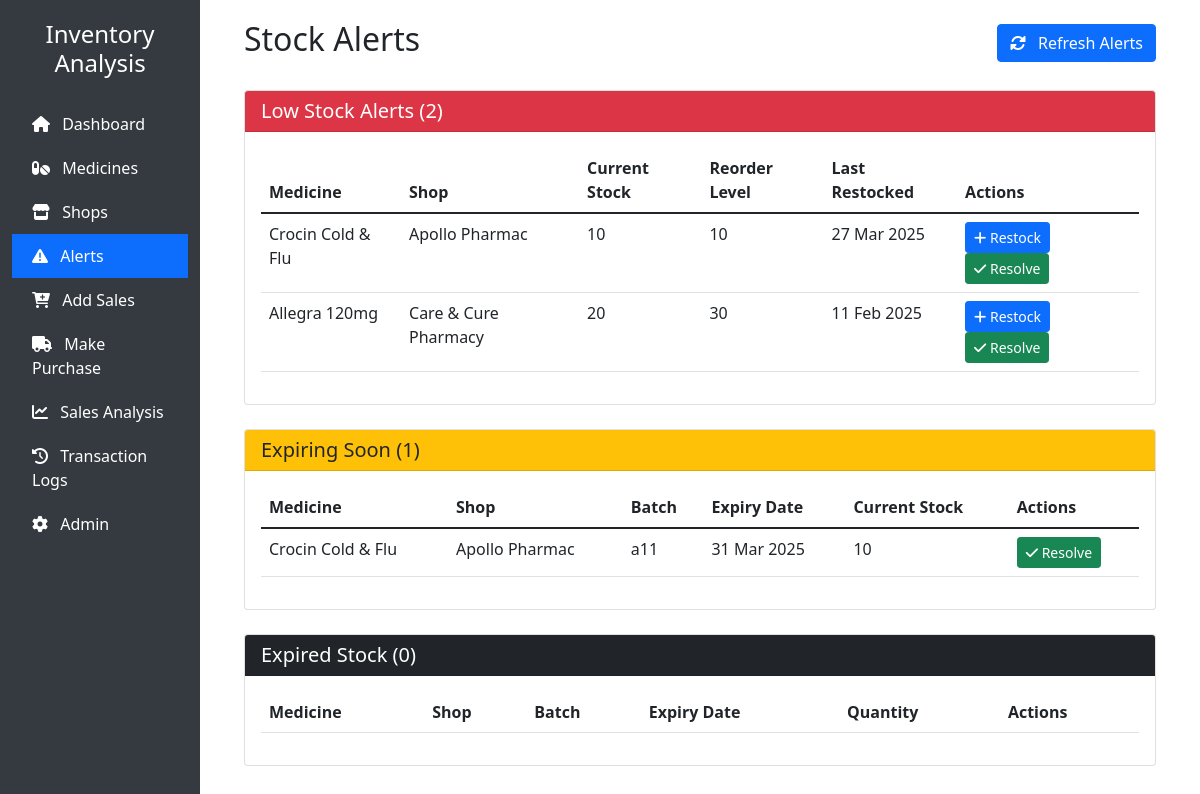
The app's page /alerts/ with its own data.
### inventory/models.py (models this page shows, shortened)
class StockAlert(models.Model):
    ALERT_TYPES = [
        ('low_stock', 'Low Stock'),
        ('expiring', 'Expiring Soon'),
        ('expired', 'Expired'),
    ]
    medicine_stock = models.ForeignKey(MedicineStock, on_delete=models.CASCADE)
    alert_type = models.CharField(max_length=20, choices=ALERT_TYPES)
    message = models.TextField()
    created_at = models.DateTimeField(auto_now_add=True)
    resolved = models.BooleanField(default=False)
    resolved_at = models.DateTimeField(null=True, blank=True)
    class Meta:
        ordering = ['-created_at']
        indexes = [
            models.Index(fields=['alert_type', 'resolved']),
            models.Index(fields=['created_at']),
        ]
        verbose_name = "Stock Alert"
        verbose_name_plural = "Stock Alerts"

class MedicineStock(models.Model):
    medicine = models.ForeignKey(Medicine, on_delete=models.CASCADE)
    shop = models.ForeignKey(Shop, on_delete=models.CASCADE)
    batch_number = models.CharField(max_length=50)
    expiry_date = models.DateField()
    quantity = models.IntegerField(validators=[MinValueValidator(0)])
    purchase_price = models.DecimalField(
        max_digits=10,
        decimal_places=2,
        validators=[MinValueValidator(Decimal('0.01'))],
        default=Decimal('0.00'),
        help_text="Purchase price per unit"
    )
    price = models.DecimalField(
        max_digits=10,
        decimal_places=2,
        validators=[MinValueValidator(Decimal('0.01'))],
        help_text="Selling price per unit"
    )
    reorder_level = models.IntegerField(default=10)
    last_restocked = models.DateTimeField(auto_now=True)
    class Meta:
        unique_together = ['medicine', 'shop', 'batch_number']
        indexes = [
            models.Index(fields=['medicine', 'shop']),
            models.Index(fields=['expiry_date']),
        ]
        verbose_name = "Medicine Stock"
        verbose_name_plural = "Medicine Stocks"

class Medicine(models.Model):
    CATEGORY_CHOICES = [
        ('tablet', 'Tablet'),
        ('syrup', 'Syrup'),
        ('injection', 'Injection'),
        ('cream', 'Cream'),
        ('drops', 'Drops'),
    ]
    primary_id = models.CharField(
        max_length=10,
        primary_key=True,
        validators=[
            RegexValidator(
                regex=r'^MED\d{3}$',  # Use raw string for regex
                message='Medicine ID must be in format MED001'
            )
        ]
    )
    name = models.CharField(max_length=100)
    generic_name = models.CharField(max_length=100)
    manufacturer = models.CharField(max_length=100)
    category = models.CharField(max_length=50, choices=CATEGORY_CHOICES)
    description = models.TextField(blank=True)
    side_effects = models.TextField(blank=True)
    created_at = models.DateTimeField(auto_now_add=True)
    updated_at = models.DateTimeField(auto_now=True)
    class Meta:
        ordering = ['name']
        indexes = [
            models.Index(fields=['name']),
            models.Index(fields=['manufacturer']),
        ]
        verbose_name = "Medicine"
        verbose_name_plural = "Medicines"

class Shop(models.Model):
    name = models.CharField(max_length=100)
    location = models.CharField(max_length=200)
    contact_number = models.CharField(
        max_length=15,
        validators=[
            RegexValidator(
                regex=r'^\+?1?\d{9,15}$',
                message='Phone number must be entered in format: +999999999'
            )
        ]
    )
    license_number = models.CharField(
        max_length=50,
        unique=True,
        validators=[
            RegexValidator(
                regex=r'^LIC\d{7}$',
                message='License number must be in format LIC0000000'
            )
        ]
    )
    opening_time = models.TimeField()
    closing_time = models.TimeField()
    opening_date = models.DateField(default=timezone.now)
    class Meta:
        ordering = ['name']
        indexes = [
            models.Index(fields=['name']),
            models.Index(fields=['license_number']),
        ]
        verbose_name = "Shop"
        verbose_name_plural = "Shops"

### inventory/views.py (the view, shortened to what this page needs)
# urls.py: path('alerts/', views.stock_alerts, name='stock_alerts'),
def stock_alerts(request):
    low_stock_alerts = StockAlert.objects.filter(
        alert_type='low_stock',
        resolved=False
    ).select_related('medicine_stock', 'medicine_stock__medicine', 'medicine_stock__shop')
    expiring_alerts = StockAlert.objects.filter(
        alert_type='expiring',
        resolved=False
    ).select_related('medicine_stock', 'medicine_stock__medicine', 'medicine_stock__shop')
    expired_alerts = StockAlert.objects.filter(
        alert_type='expired',
        resolved=False
    ).select_related('medicine_stock', 'medicine_stock__medicine', 'medicine_stock__shop')
    low_stock_items = MedicineStock.objects.filter(
        quantity__lte=F('reorder_level')
    ).exclude(
        id__in=low_stock_alerts.values('medicine_stock_id')
    )
    thirty_days_from_now = timezone.now().date() + timedelta(days=30)
    expiring_items = MedicineStock.objects.filter(
        expiry_date__lte=thirty_days_from_now,
        expiry_date__gt=timezone.now().date()
    ).exclude(
        id__in=expiring_alerts.values('medicine_stock_id')
    )
    expired_items = MedicineStock.objects.filter(
        expiry_date__lte=timezone.now().date()
    ).exclude(
        id__in=expired_alerts.values('medicine_stock_id')
    )
    low_stock_alerts = StockAlert.objects.filter(
        alert_type='low_stock',
        resolved=False
    ).select_related('medicine_stock', 'medicine_stock__medicine', 'medicine_stock__shop')
    expiring_alerts = StockAlert.objects.filter(
        alert_type='expiring',
        resolved=False
    ).select_related('medicine_stock', 'medicine_stock__medicine', 'medicine_stock__shop')
    expired_alerts = StockAlert.objects.filter(
        alert_type='expired',
        resolved=False
    ).select_related('medicine_stock', 'medicine_stock__medicine', 'medicine_stock__shop')
    search_query = request.GET.get('search')
    context = {
        'low_stock_alerts': low_stock_alerts,
        'expiring_alerts': expiring_alerts,
        'expired_alerts': expired_alerts,
    }
    return render(request, 'inventory/alerts.html', context)

### templates/inventory/alerts.html (shortened to what this page needs)
{% extends 'inventory/base.html' %}  {% block main_content %}
<div class="container-fluid">
  <div class="d-flex justify-content-between align-items-center mb-4">
    <h2>Stock Alerts</h2>
    <a href="{% url 'stock_alerts' %}" class="btn btn-primary">
      <i class="fas fa-sync-alt me-2"></i> Refresh Alerts
    </a>
  </div>
  <div class="card mb-4">
    <div class="card-header bg-danger text-white">
      <h5 class="mb-0">Low Stock Alerts ({{ low_stock_alerts.count }})</h5>
    </div>
    <div class="card-body">
      <div class="table-responsive">
        <table class="table">
          <thead>
            <tr>
              <th>Medicine</th>
              <th>Shop</th>
              <th>Current Stock</th>
              <th>Reorder Level</th>
              <th>Last Restocked</th>
              <th>Actions</th>
            </tr>
          </thead>
          <tbody>
            {% for alert in low_stock_alerts %}
            <tr>
              <td>{{ alert.medicine_stock.medicine.name }}</td>
              <td>{{ alert.medicine_stock.shop.name }}</td>
              <td>{{ alert.medicine_stock.quantity }}</td>
              <td>{{ alert.medicine_stock.reorder_level }}</td>
              <td>{{ alert.medicine_stock.last_restocked|date:"d M Y" }}</td>
              <td>
                <button
                  class="btn btn-sm btn-primary"
                  onclick="addStock('{{ alert.medicine_stock.id }}')"
                >
                  <i class="fas fa-plus"></i> Restock
                </button>
                <form
                  method="post"
                  action="{% url 'resolve_alert' alert.id %}"
                  class="d-inline"
                >
                  <button type="submit" class="btn btn-sm btn-success">
                    <i class="fas fa-check"></i> Resolve
                  </button>
                </form>
              </td>
            </tr>
            {% endfor %}
          </tbody>
        </table>
      </div>
    </div>
  </div>
  <div class="card mb-4">
    <div class="card-header bg-warning">
      <h5 class="mb-0">Expiring Soon ({{ expiring_alerts.count }})</h5>
    </div>
    <div class="card-body">
      <div class="table-responsive">
        <table class="table">
          <thead>
            <tr>
              <th>Medicine</th>
              <th>Shop</th>
              <th>Batch</th>
              <th>Expiry Date</th>
              <th>Current Stock</th>
              <th>Actions</th>
            </tr>
          </thead>
          <tbody>
            {% for alert in expiring_alerts %}
            <tr>
              <td>{{ alert.medicine_stock.medicine.name }}</td>
              <td>{{ alert.medicine_stock.shop.name }}</td>
              <td>{{ alert.medicine_stock.batch_number }}</td>
              <td>{{ alert.medicine_stock.expiry_date|date:"d M Y" }}</td>
              <td>{{ alert.medicine_stock.quantity }}</td>
              <td>
                <form
                  method="post"
                  action="{% url 'resolve_alert' alert.id %}"
                  class="d-inline"
                >
                  <button type="submit" class="btn btn-sm btn-success">
                    <i class="fas fa-check"></i> Resolve
                  </button>
                </form>
              </td>
            </tr>
            {% endfor %}
          </tbody>
        </table>
      </div>
    </div>
  </div>
  <div class="card">
    <div class="card-header bg-dark text-white">
      <h5 class="mb-0">Expired Stock ({{ expired_alerts.count }})</h5>
    </div>
    <div class="card-body">
      <div class="table-responsive">
        <table class="table">
          <thead>
            <tr>
              <th>Medicine</th>
              <th>Shop</th>
              <th>Batch</th>
              <th>Expiry Date</th>
              <th>Quantity</th>
              <th>Actions</th>
            </tr>
          </thead>
        </table>
      </div>
    </div>
  </div>
</div>
{% endblock %}

### templates/inventory/base.html (style rules this page uses)
.card { transition: transform 0.2s; margin-bottom: 20px; }

### records on screen
StockAlert: medicine_stock.medicine.name "Crocin Cold & Flu", medicine_stock.shop.name "Apollo Pharmac", medicine_stock.quantity "10", medicine_stock.reorder_level "10", medicine_stock.last_restocked "27 Mar 2025"
StockAlert: medicine_stock.medicine.name "Allegra 120mg", medicine_stock.shop.name "Care & Cure Pharmacy", medicine_stock.quantity "20", medicine_stock.reorder_level "30", medicine_stock.last_restocked "11 Feb 2025"
StockAlert: medicine_stock.medicine.name "Crocin Cold & Flu", medicine_stock.shop.name "Apollo Pharmac", medicine_stock.batch_number "a11", medicine_stock.expiry_date "31 Mar 2025", medicine_stock.quantity "10"

### other values on screen
{{ low_stock_alerts.count }} "2"
{{ expiring_alerts.count }} "1"
{{ expired_alerts.count }} "0"
